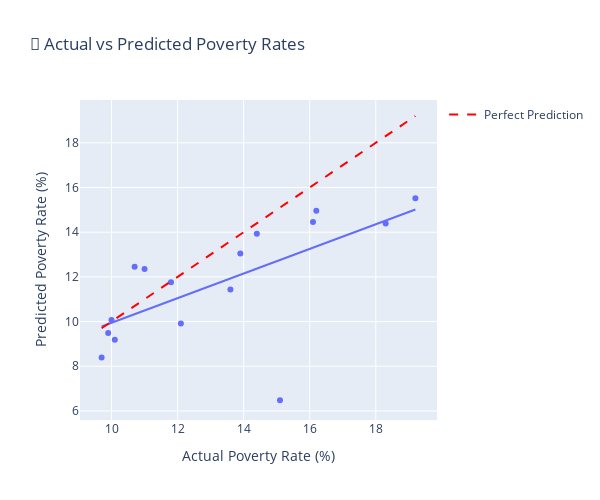

This figure's notebook cell:
### Code cell
# 
# 5. BASIC PREDICTIVE MODELING - POVERTY RATE PREDICTION  
# 

from sklearn.metrics import mean_squared_error

print(" Building basic predictive model for poverty rates...")

# Prepare simple features available in real data
base_features = ['median_income']
if 'population' in df.columns:
    # Log transform population for better scaling
    df['log_population'] = np.log10(df['population'])
    base_features.append('log_population')

target = 'poverty_rate'

# Prepare data
X = df[base_features]
y = df[target]

# Only run modeling if we have enough data points
if len(df) >= 10:
    # Train-test split
    X_train, X_test, y_train, y_test = train_test_split(X, y, test_size=0.3, random_state=42)
    
    # Simple Linear Regression Model
    model = LinearRegression()
    model.fit(X_train, y_train)
    y_pred = model.predict(X_test)
    
    # Model performance
    r2 = r2_score(y_test, y_pred)
    mae = mean_absolute_error(y_test, y_pred)
    rmse = np.sqrt(mean_squared_error(y_test, y_pred))
    
    print(f" Model Performance:")
    print(f"   R² Score: {r2:.3f}")
    print(f"   MAE: {mae:.2f}%")
    print(f"   RMSE: {rmse:.2f}%")
    
    # Feature importance (coefficients)
    for i, feature in enumerate(base_features):
        coef = model.coef_[i]
        print(f"   {feature}: {coef:.2e}")
    
    # Prediction vs Actual plot
    fig5 = px.scatter(
        x=y_test, 
        y=y_pred,
        title=' Actual vs Predicted Poverty Rates',
        labels={'x': 'Actual Poverty Rate (%)', 'y': 'Predicted Poverty Rate (%)'},
        trendline='ols'
    )
    fig5.add_scatter(x=[y_test.min(), y_test.max()], 
                     y=[y_test.min(), y_test.max()], 
                     mode='lines', 
                     name='Perfect Prediction',
                     line=dict(dash='dash', color='red'))
    fig5.update_layout(width=600, height=500)
    fig5.show()
    
    print(" Basic predictive modeling completed with real data")
    
else:
    print("  Insufficient data for modeling (need at least 10 data points)")
    print(f"   Current dataset: {len(df)} records")

# 
# 6. KEY INSIGHTS & RECOMMENDATIONS
# 

print("\n" + "="*80)
print(" KEY INSIGHTS FROM REAL US INCOME & POVERTY DATA")
print("="*80)

if len(df) > 0:
    # Basic statistics
    avg_income = df['median_income'].mean()
    avg_poverty = df['poverty_rate'].mean()
    
    print(f"\n Economic Overview:")
    print(f"   Average Median Income: ${avg_income:,.0f}")
    print(f"   Average Poverty Rate: {avg_poverty:.1f}%")
    print(f"   Income-Poverty Correlation: {correlation:.3f}")
    
    # Regional insights
    print(f"\n  Regional Patterns:")
    for region in df['region'].unique():
        region_data = df[df['region'] == region]
        region_income = region_data['median_income'].mean()
        region_poverty = region_data['poverty_rate'].mean()
        print(f"   {region}: ${region_income:,.0f} income, {region_poverty:.1f}% poverty")
    
    # Extreme cases
    highest_income_area = df.loc[df['median_income'].idxmax()]
    lowest_income_area = df.loc[df['median_income'].idxmin()]
    
    print(f"\n Economic Extremes:")
    area_name = highest_income_area.get('county_name', highest_income_area['state'])
    print(f"   Highest Income: {area_name} (${highest_income_area['median_income']:,.0f})")
    
    area_name = lowest_income_area.get('county_name', lowest_income_area['state']) 
    print(f"   Lowest Income: {area_name} (${lowest_income_area['median_income']:,.0f})")
    
    print(f"\n Policy Recommendations:")
    print(f"   1. Target poverty reduction in high-poverty regions")
    print(f"   2. Study successful income models from high-income areas")
    print(f"   3. Develop region-specific economic development strategies")
    print(f"   4. Monitor income inequality trends over time")
    
    # High-poverty analysis
    high_poverty = df[df['poverty_rate'] > 15]
    if len(high_poverty) > 0:
        print(f"\n  HIGH-POVERTY AREAS: {len(high_poverty)} areas with >15% poverty")
        print(f"   States: {', '.join(high_poverty['state'].unique())}")
        print(f"   Average income: ${high_poverty['median_income'].mean():,.0f}")

print("\n Analysis complete using real US Census Bureau data")
print(" Data sources: US Census ACS, Federal Reserve Economic Data")
print(" Full methodology available in notebook documentation")
print("\n Ready for policy analysis and economic development planning")

### Figure 1 — Plotly figure (JSON) as saved in the notebook; plotly's stock layout.template omitted (floating-point values rounded to 4 significant figures)
{"data": [{"hovertemplate": "Actual Poverty Rate (%)=%{x}<br>Predicted Poverty Rate (%)=%{y}<extra></extra>", "legendgroup": "", "marker": {"color": "#636efa", "symbol": "circle"}, "mode": "markers", "name": "", "orientation": "v", "showlegend": false, "type": "scatter", "x": [13.9, 14.4, 10.0, 11.0, 19.2, 18.3, 16.1, 13.6, 16.2, 9.7, 11.8, 15.1, 10.7, 10.1, 9.9, 12.1], "xaxis": "x", "y": [13.04, 13.92, 10.07, 12.35, 15.52, 14.39, 14.46, 11.44, 14.95, 8.394, 11.76, 6.479, 12.46, 9.185, 9.489, 9.915], "yaxis": "y"}, {"hovertemplate": "<b>OLS trendline</b><br>y = 0.551037 * x + 4.43514<br>R<sup>2</sup>=0.419047<br><br>Actual Poverty Rate (%)=%{x}<br>Predicted Poverty Rate (%)=%{y} <b>(trend)</b><extra></extra>", "legendgroup": "", "marker": {"color": "#636efa", "symbol": "circle"}, "mode": "lines", "name": "", "showlegend": false, "type": "scatter", "x": [9.7, 9.9, 10.0, 10.1, 10.7, 11.0, 11.8, 12.1, 13.6, 13.9, 14.4, 15.1, 16.1, 16.2, 18.3, 19.2], "xaxis": "x", "y": [9.78, 9.89, 9.946, 10.0, 10.33, 10.5, 10.94, 11.1, 11.93, 12.09, 12.37, 12.76, 13.31, 13.36, 14.52, 15.02], "yaxis": "y"}, {"line": {"color": "red", "dash": "dash"}, "mode": "lines", "name": "Perfect Prediction", "type": "scatter", "x": [9.7, 19.2], "y": [9.7, 19.2]}], "layout": {"height": 500, "legend": {"tracegroupgap": 0}, "title": {"text": "🎯 Actual vs Predicted Poverty Rates"}, "width": 600, "xaxis": {"anchor": "y", "domain": [0, 1], "title": {"text": "Actual Poverty Rate (%)"}}, "yaxis": {"anchor": "x", "domain": [0, 1], "title": {"text": "Predicted Poverty Rate (%)"}}}}
